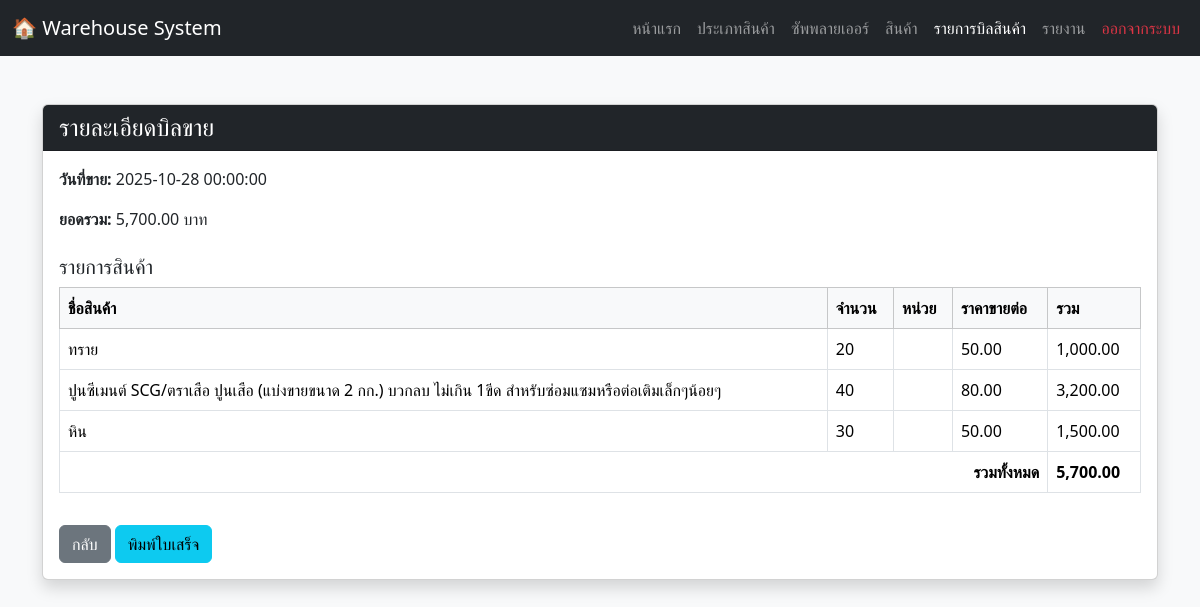
The page /sale_detail.php?sale_id=5 on the database its author committed.
### tables this page shows
CREATE TABLE `sales` (
  `sale_id` int(11) NOT NULL,
  `sale_number` varchar(20) DEFAULT NULL,
  `user_id` int(11) DEFAULT NULL,
  `sale_date` datetime DEFAULT current_timestamp(),
  `total_amount` decimal(12,2) DEFAULT NULL
);

CREATE TABLE `sale_details` (
  `sale_detail_id` int(11) NOT NULL,
  `sale_id` int(11) DEFAULT NULL,
  `product_id` int(11) DEFAULT NULL,
  `quantity` int(11) NOT NULL,
  `sale_price` decimal(10,2) NOT NULL
);

CREATE TABLE `products` (
  `product_id` int(11) NOT NULL,
  `product_name` varchar(150) NOT NULL,
  `category_id` int(11) DEFAULT NULL,
  `supplier_id` int(11) DEFAULT NULL,
  `base_unit` varchar(50) DEFAULT NULL COMMENT 'หน่วยหลัก (เช่น กระสอบ, กล่อง)',
  `sub_unit` varchar(50) DEFAULT NULL COMMENT 'หน่วยย่อย (เช่น กิโลกรัม, ชิ้น)',
  `unit_conversion_rate` decimal(10,2) NOT NULL DEFAULT 1.00 COMMENT 'อัตราแปลงจากหน่วยหลักไปหน่วยย่อย',
  `stock_in_sub_unit` decimal(10,2) NOT NULL DEFAULT 0.00 COMMENT 'สต็อกคงเหลือในหน่วยย่อยที่สุด',
  `selling_price` decimal(10,2) NOT NULL,
  `reorder_level` decimal(10,2) NOT NULL DEFAULT 0.00,
  `image_path` varchar(255) DEFAULT NULL
);

### sale_detail.php (the view, shortened to what this page needs)
<?php
include 'connection.php';
$sale_id = $_GET['sale_id'];
$sql_sale = "SELECT sale_id, sale_date, total_amount
             FROM sales
             WHERE sale_id = ?";
$stmt = $conn->prepare($sql_sale);
$stmt->bind_param("i", $sale_id);
$stmt->execute();
$result_sale = $stmt->get_result();
$sale = $result_sale->fetch_assoc();
$sql_detail = "SELECT sd.*, p.product_name, p.base_unit, p.unit_conversion_rate
               FROM sale_details sd
               JOIN products p ON sd.product_id = p.product_id
               WHERE sd.sale_id = ?";
$stmt2 = $conn->prepare($sql_detail);
$stmt2->bind_param("i", $sale_id);
$stmt2->execute();
$result_detail = $stmt2->get_result();
$price_header = "ราคาขายต่อหน่วย";
$all_items = [];
$all_units = [];
if ($result_detail->num_rows > 0) {
    while($item = $result_detail->fetch_assoc()) {
        $all_items[] = $item;
        $all_units[] = $item['sale_unit'];
    }
    $unique_units = array_unique($all_units);
    if (count($unique_units) === 1) {
        $price_header = "ราคาขายต่อ" . htmlspecialchars(reset($unique_units));
    }
}
?>
<!DOCTYPE html>
<html lang="th">
<head>
    <link href="https://cdn.jsdelivr.net/npm/bootstrap@5.3.2/dist/css/bootstrap.min.css" rel="stylesheet">
</head>
<body class="bg-light">
  <nav class="navbar navbar-expand-lg navbar-dark bg-dark">
    <div class="container-fluid">
      <a class="navbar-brand" href="#">🏠 Warehouse System</a>
      <div class="collapse navbar-collapse" id="navbarNav">
        <ul class="navbar-nav ms-auto">
          <li class="nav-item"><a class="nav-link" href="homepage.php">หน้าแรก</a></li>
          <li class="nav-item"><a class="nav-link" href="categories.php">ประเภทสินค้า</a></li>
          <li class="nav-item"><a class="nav-link" href="suppliers.php">ซัพพลายเออร์</a></li>
          <li class="nav-item"><a class="nav-link" href="products.php">สินค้า</a></li>
          <li class="nav-item"><a class="nav-link active" href="warehouse_page.php">รายการบิลสินค้า</a></li>
          <li class="nav-item"><a class="nav-link" href="report.php">รายงาน</a></li>
          <li class="nav-item"><a class="nav-link text-danger" href="logout.php">ออกจากระบบ</a></li>
        </ul>
      </div>
    </div>
  </nav>
<div class="container mt-5 mb-5">
  <div class="card shadow">
    <div class="card-header bg-dark text-white">
      <h4 class="mb-0">รายละเอียดบิลขาย</h4>
    </div>
    <div class="card-body">
      <p><strong>วันที่ขาย:</strong> <?= htmlspecialchars($sale['sale_date']) ?></p>
      <p><strong>ยอดรวม:</strong> <?= number_format($sale['total_amount'], 2) ?> บาท</p>
      <h5 class="mt-4">รายการสินค้า</h5>
      <table class="table table-bordered">
        <thead class="table-light">
          <tr>
            <th>ชื่อสินค้า</th>
            <th>จำนวน</th>
            <th>หน่วย</th>
            <th><?= $price_header ?></th>
            <th>รวม</th>
          </tr>
        </thead>
        <tbody>
        <?php
        $total = 0;
        foreach ($all_items as $row) {
            $multiplier = 1;
            $sum = $row['quantity'] * $row['sale_price'] * $multiplier;
            $total += $sum;
            $display_price = $row['sale_price'];
            echo "<tr>
                    <td class='product-name-col'>" . htmlspecialchars($row['product_name']) . "</td>
                    <td>{$row['quantity']}</td>
                    <td>" . htmlspecialchars($row['sale_unit']) . "</td>
                    <td>" . number_format($display_price, 2) . "</td>
                    <td>" . number_format($sum, 2) . "</td>
                  </tr>";
        }
        ?>
        </tbody>
        <tfoot>
          <tr>
            <th colspan="4" class="text-end">รวมทั้งหมด</th>
            <th><?= number_format($total, 2) ?></th>
          </tr>
        </tfoot>
      </table>
      <a href="warehouse_page.php" class="btn btn-secondary mt-3 no-print">กลับ</a>
      <button onclick="window.print()" class="btn btn-info mt-3 no-print">พิมพ์ใบเสร็จ</button>
    </div>
  </div>
</div>
</body>
</html>

### sale_detail.php (style rules this page uses)
.product-name-col { word-wrap: break-word; overflow-wrap: break-word; }

### rows shown on the page
sales: sale_date "2025-10-28 00:00:00", total_amount "5,700.00"
sale_details: product.product_name "ทราย", quantity "20", sale_price "50.00", sum "1,000.00"
sale_details: product.product_name "ปูนซีเมนต์ SCG/ตราเสือ ปูนเสือ (แบ่งขายขนาด 2 กก.) บวกลบ ไม่เกิน 1ขีด สำหรับซ่อมแซมหรือต่อเติมเล็กๆน้อยๆ", quantity "40", sale_price "80.00", sum "3,200.00"
sale_details: product.product_name "หิน", quantity "30", sale_price "50.00", sum "1,500.00"

### other values the page prints
$price_header "ราคาขายต่อ"
$total "5,700.00"
